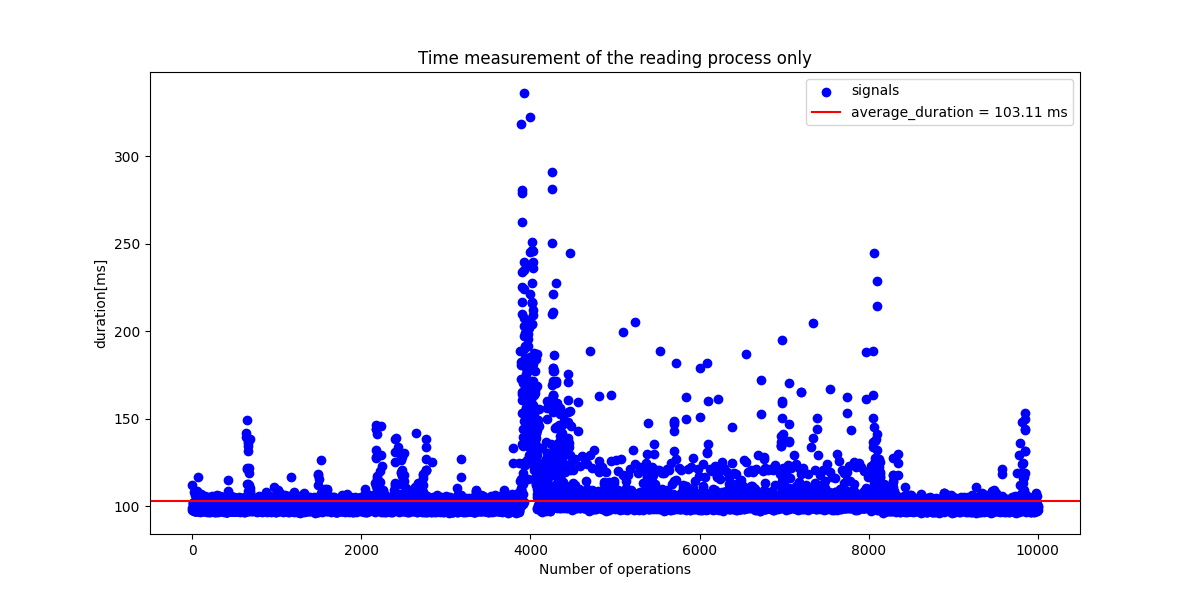

Write the Python code that produced this figure.
from ast import Not
import numpy as np
import matplotlib.pyplot as plt
import array


quantity = input("Enter quantity of signals: ")

X_data = list(range(1, int(quantity)+1))
Y_data = array.array('f')


file1 = open('testcase_onlyread.txt', 'r')
for line in file1:
    if not(line.__contains__("#")):
        line = line.strip('\n') #entferne \n
        line = line[line.rfind(" "):len(line)] #schneide bis Leerzeichen ab und nimm hinteren Teil
        Y_data.append(float(line)/1000.0)

file1.close()  

plt.figure(figsize=(12, 6))

plt.scatter(X_data, Y_data, c='blue', label='signals')

average_time = round(sum(Y_data)/float(quantity),2)
plt.axhline(y=average_time, color='red', linestyle='-', label=f'average_duration = {average_time} ms')

plt.xlabel('Number of operations')
plt.ylabel('duration[ms]')

plt.title('Time measurement of the reading process only')
plt.legend()

plt.savefig("testcase_onlyread.png");

plt.grid(True)

plt.show()

  
